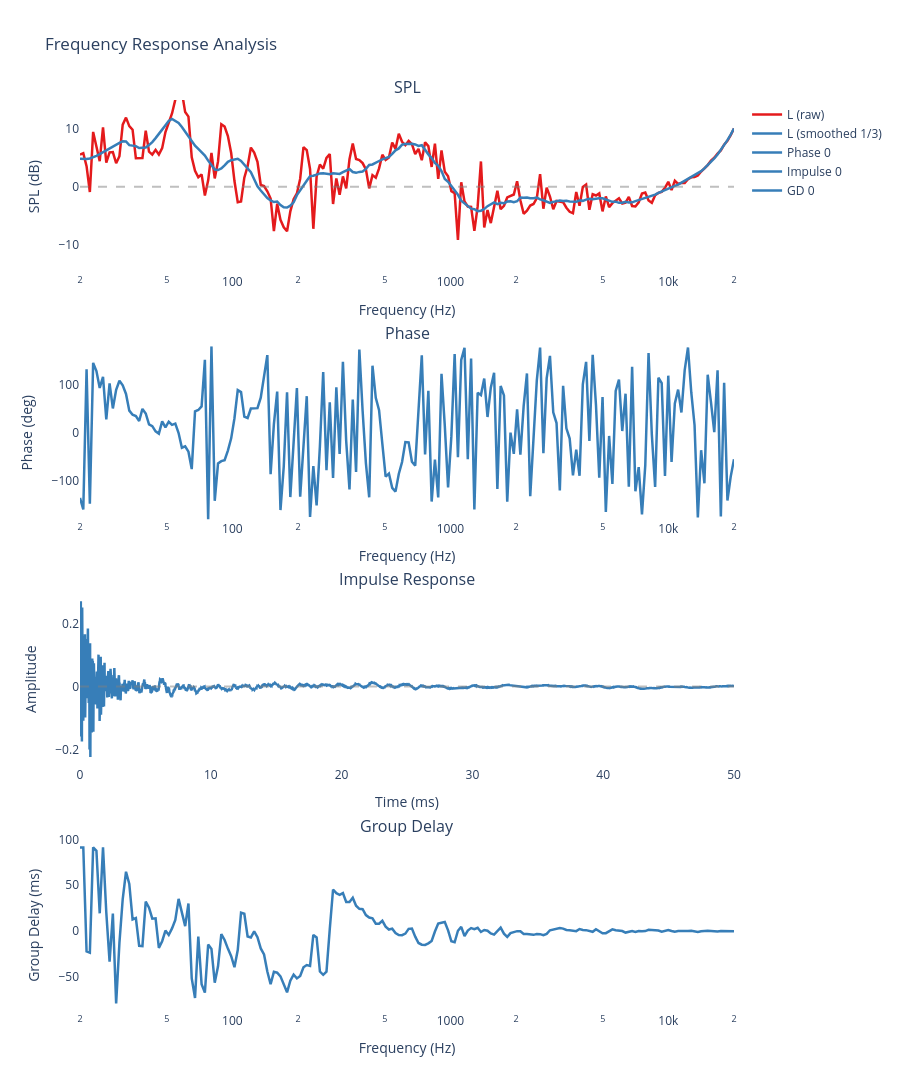
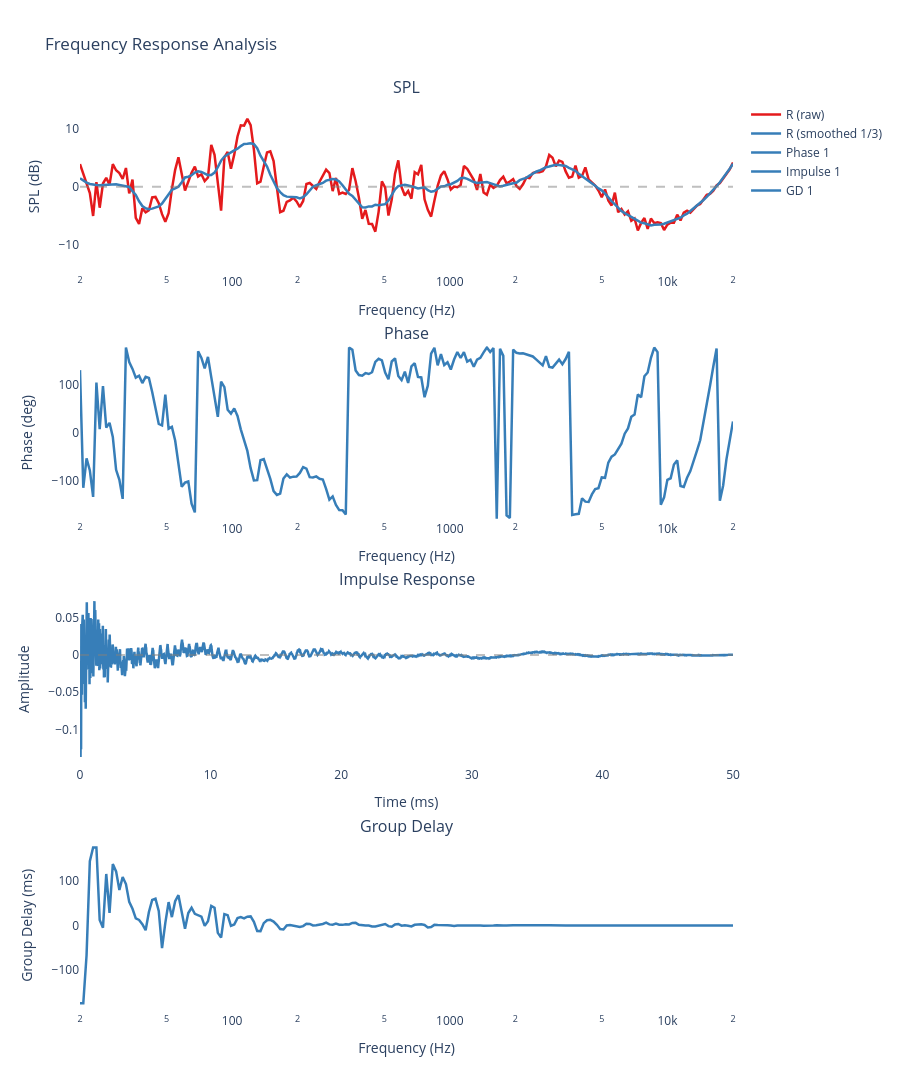
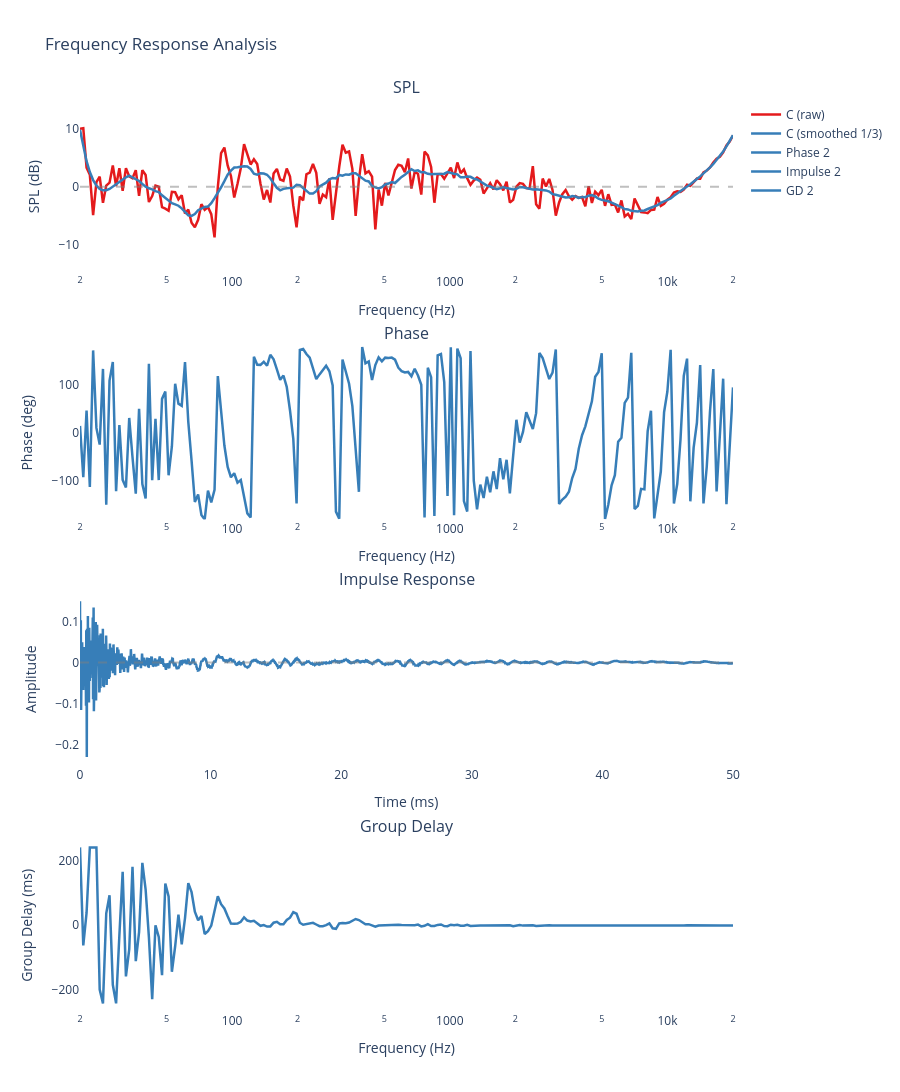
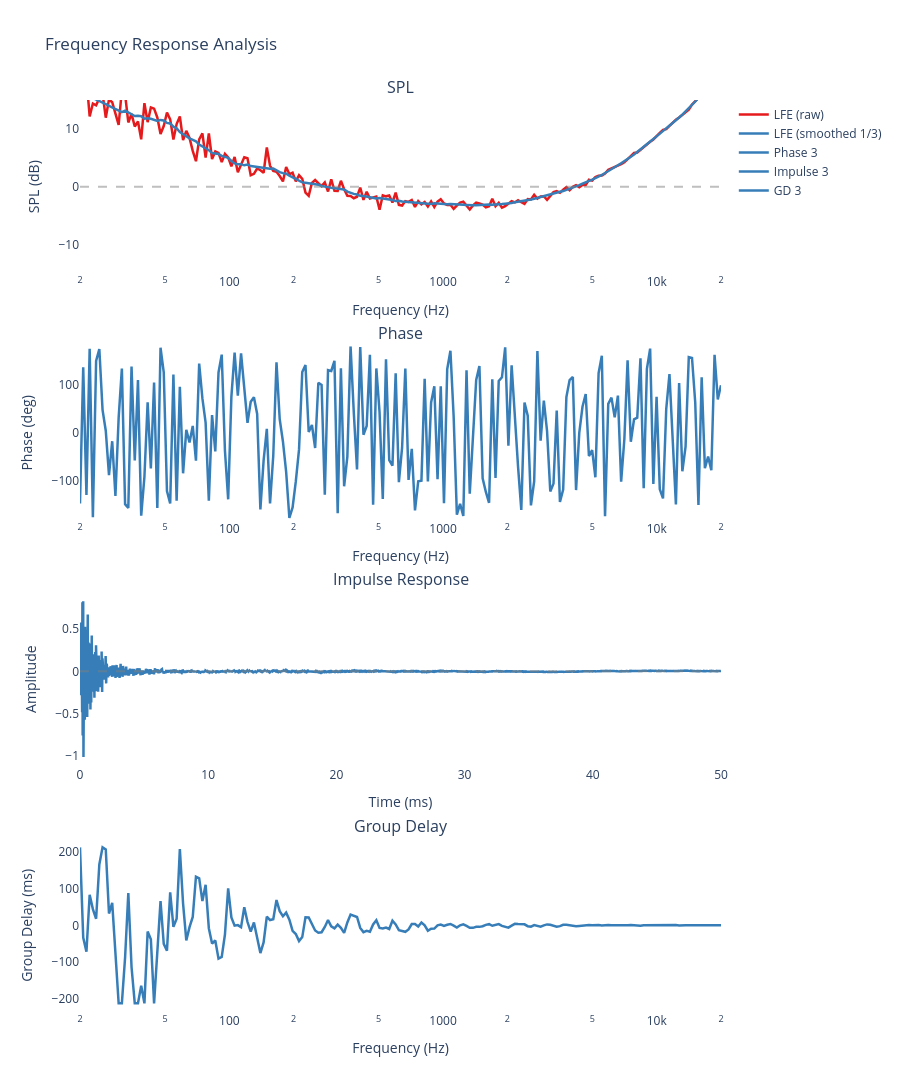

Here is the notebook cell these charts were saved with, in order:
### Code cell
icolor = 0
fig = {}
csv_files = "{}/src/autoeq/*.csv".format(os.getenv("HOME"))
for i, csv_file in enumerate(sorted(glob.glob(csv_files))):
    print('scanning {}'.format(csv_file))
    try:
        channel = os.path.basename(csv_file)[10:11]
        if channel not in fig:
            icolor = 0
            fig[channel] = make_subplots(
                rows=4, 
                cols=1, 
                subplot_titles=('SPL', 'Phase', 'Impulse Response', 'Group Delay'),
                specs=[
                    [{"secondary_y": False}], 
                    [{"secondary_y": False}],
                    [{"secondary_y": False}],
                    [{"secondary_y": False}]
                ],
                vertical_spacing=0.08
            )
        else:
            icolor += 1
        df = pd.read_csv(csv_file)
        if 'frequency_hz' not in df.columns or 'spl_db' not in df.columns:
            continue
        # Extract and clean data
        freq = df['frequency_hz'].values
        spl = df['spl_db'].values
        phase = df['phase_deg'].values
        valid = np.isfinite(freq) & np.isfinite(spl) & np.isfinite(phase)
        freq, spl, phase = freq[valid], spl[valid], phase[valid]
        
        # shift spl
        spl_avg = np.average([s for f, s in zip(freq, spl) if 100<f<10000])
        spl -= spl_avg
        
        # Apply smoothing
        octave = 3
        smoothed_freq, smoothed_spl = smooth_savgol_octave(freq, spl, 1.0/octave)
        
        # Compute impulse response
        time_ms, impulse = compute_impulse_response(freq, spl, phase)
        
        # Compute group delay
        gd_freq, group_delay = compute_group_delay(freq, phase)
        
        # Create nice name (5.1.4)
        name = Path(csv_file).stem.replace('_', ' ').title()
        name = {
            '0': 'L',
            '1': 'R',
            '2': 'C',
            '3': 'LFE',
            '4': 'SL',
            '5': 'SR',
            '6': 'TFL',
            '7': 'TFR',
            '8': 'TSL',
            '9': 'TSR'
        }.get(channel, name)
        
        # Add SPL plot
        fig[channel].add_trace(go.Scatter(
            x=freq, 
            y=spl, 
            name='{} (raw)'.format(name), 
            line=dict(color=colors[icolor % len(colors)], width=2.5),
        ), row=1, col=1)
        icolor += 1
        fig[channel].add_trace(go.Scatter(
            x=smoothed_freq, 
            y=smoothed_spl, 
            name='{} (smoothed 1/{})'.format(name, octave), 
            line=dict(color=colors[icolor % len(colors)], width=2.5),
        ), row=1, col=1)
        
        # Add Phase plot
        fig[channel].add_trace(go.Scatter(
            x=freq, 
            y=phase, 
            name='Phase {}'.format(channel),
            line=dict(color=colors[icolor % len(colors)], width=2.5),
        ), row=2, col=1)
        
        # Add Impulse Response plot (show first 50ms)
        time_window = time_ms <= 50
        fig[channel].add_trace(go.Scatter(
            x=time_ms[time_window], 
            y=impulse[time_window], 
            name='Impulse {}'.format(channel),
            line=dict(color=colors[icolor % len(colors)], width=2.5),
        ), row=3, col=1)
        
        # Add Group Delay plot
        # Filter out extreme values for better visualization
        gd_median = np.median(group_delay)
        gd_std = np.std(group_delay)
        gd_filtered = np.clip(group_delay, gd_median - 3*gd_std, gd_median + 3*gd_std)
        
        fig[channel].add_trace(go.Scatter(
            x=gd_freq, 
            y=gd_filtered, 
            name='GD {}'.format(channel),
            line=dict(color=colors[icolor % len(colors)], width=2.5),
        ), row=4, col=1)

    except Exception as e:
        print(f"✗ {csv_file}: {e}")

for f in fig.values():       
    # Add reference lines
    f.add_hline(y=0, line_dash="dash", line_color="gray", opacity=0.5, row=1, col=1)
    f.add_hline(y=0, line_dash="dash", line_color="gray", opacity=0.5, row=3, col=1)
    
    # Update layout
    f.update_xaxes(title_text="Frequency (Hz)", type="log", range=[1+math.log10(2), 4+math.log10(2)], row=1, col=1)
    f.update_xaxes(title_text="Frequency (Hz)", type="log", range=[1+math.log10(2), 4+math.log10(2)], row=2, col=1)
    f.update_xaxes(title_text="Time (ms)", row=3, col=1)
    f.update_xaxes(title_text="Frequency (Hz)", type="log", range=[1+math.log10(2), 4+math.log10(2)], row=4, col=1)
    
    f.update_yaxes(title_text="SPL (dB)", range=[-15, 15], row=1, col=1)
    f.update_yaxes(title_text="Phase (deg)", range=[-180, 180], row=2, col=1)
    f.update_yaxes(title_text="Amplitude", row=3, col=1)
    f.update_yaxes(title_text="Group Delay (ms)", row=4, col=1)
    
    f.update_layout(
        title='Frequency Response Analysis',
        height=1400,
        showlegend=True,
        plot_bgcolor='white'
    )
    f.show()

### Figure 1 — Plotly figure (JSON) as saved in the notebook; plotly's stock layout.template omitted (floating-point values rounded to 4 significant figures; data arrays with more than 128 entries replaced by an {"elided": "..."} marker saying what was removed)
{"data": [{"line": {"color": "rgb(228,26,28)", "width": 2.5}, "name": "L (raw)", "type": "scatter", "x": {"elided": "200 float values"}, "xaxis": "x", "y": {"elided": "200 float values"}, "yaxis": "y"}, {"line": {"color": "rgb(55,126,184)", "width": 2.5}, "name": "L (smoothed 1/3)", "type": "scatter", "x": {"elided": "200 float values"}, "xaxis": "x", "y": {"elided": "200 float values"}, "yaxis": "y"}, {"line": {"color": "rgb(55,126,184)", "width": 2.5}, "name": "Phase 0", "type": "scatter", "x": {"elided": "200 float values"}, "xaxis": "x2", "y": {"elided": "200 float values"}, "yaxis": "y2"}, {"line": {"color": "rgb(55,126,184)", "width": 2.5}, "name": "Impulse 0", "type": "scatter", "x": {"elided": "2401 float values"}, "xaxis": "x3", "y": {"elided": "2401 float values"}, "yaxis": "y3"}, {"line": {"color": "rgb(55,126,184)", "width": 2.5}, "name": "GD 0", "type": "scatter", "x": {"elided": "200 float values"}, "xaxis": "x4", "y": {"elided": "200 float values"}, "yaxis": "y4"}], "layout": {"annotations": [{"font": {"size": 16}, "showarrow": false, "text": "SPL", "x": 0.5, "xanchor": "center", "xref": "paper", "y": 1, "yanchor": "bottom", "yref": "paper"}, {"font": {"size": 16}, "showarrow": false, "text": "Phase", "x": 0.5, "xanchor": "center", "xref": "paper", "y": 0.73, "yanchor": "bottom", "yref": "paper"}, {"font": {"size": 16}, "showarrow": false, "text": "Impulse Response", "x": 0.5, "xanchor": "center", "xref": "paper", "y": 0.46, "yanchor": "bottom", "yref": "paper"}, {"font": {"size": 16}, "showarrow": false, "text": "Group Delay", "x": 0.5, "xanchor": "center", "xref": "paper", "y": 0.19, "yanchor": "bottom", "yref": "paper"}], "height": 1400, "plot_bgcolor": "white", "shapes": [{"line": {"color": "gray", "dash": "dash"}, "opacity": 0.5, "type": "line", "x0": 0, "x1": 1, "xref": "x domain", "y0": 0, "y1": 0, "yref": "y"}, {"line": {"color": "gray", "dash": "dash"}, "opacity": 0.5, "type": "line", "x0": 0, "x1": 1, "xref": "x3 domain", "y0": 0, "y1": 0, "yref": "y3"}], "showlegend": true, "title": {"text": "Frequency Response Analysis"}, "xaxis": {"anchor": "y", "domain": [0, 1], "range": [1.301, 4.301], "title": {"text": "Frequency (Hz)"}, "type": "log"}, "xaxis2": {"anchor": "y2", "domain": [0, 1], "range": [1.301, 4.301], "title": {"text": "Frequency (Hz)"}, "type": "log"}, "xaxis3": {"anchor": "y3", "domain": [0, 1], "title": {"text": "Time (ms)"}}, "xaxis4": {"anchor": "y4", "domain": [0, 1], "range": [1.301, 4.301], "title": {"text": "Frequency (Hz)"}, "type": "log"}, "yaxis": {"anchor": "x", "domain": [0.81, 1], "range": [-15, 15], "title": {"text": "SPL (dB)"}}, "yaxis2": {"anchor": "x2", "domain": [0.54, 0.73], "range": [-180, 180], "title": {"text": "Phase (deg)"}}, "yaxis3": {"anchor": "x3", "domain": [0.27, 0.46], "title": {"text": "Amplitude"}}, "yaxis4": {"anchor": "x4", "domain": [0, 0.19], "title": {"text": "Group Delay (ms)"}}}}

### Figure 2 — Plotly figure (JSON) as saved in the notebook; plotly's stock layout.template omitted (floating-point values rounded to 4 significant figures; data arrays with more than 128 entries replaced by an {"elided": "..."} marker saying what was removed)
{"data": [{"line": {"color": "rgb(228,26,28)", "width": 2.5}, "name": "R (raw)", "type": "scatter", "x": {"elided": "200 float values"}, "xaxis": "x", "y": {"elided": "200 float values"}, "yaxis": "y"}, {"line": {"color": "rgb(55,126,184)", "width": 2.5}, "name": "R (smoothed 1/3)", "type": "scatter", "x": {"elided": "200 float values"}, "xaxis": "x", "y": {"elided": "200 float values"}, "yaxis": "y"}, {"line": {"color": "rgb(55,126,184)", "width": 2.5}, "name": "Phase 1", "type": "scatter", "x": {"elided": "200 float values"}, "xaxis": "x2", "y": {"elided": "200 float values"}, "yaxis": "y2"}, {"line": {"color": "rgb(55,126,184)", "width": 2.5}, "name": "Impulse 1", "type": "scatter", "x": {"elided": "2401 float values"}, "xaxis": "x3", "y": {"elided": "2401 float values"}, "yaxis": "y3"}, {"line": {"color": "rgb(55,126,184)", "width": 2.5}, "name": "GD 1", "type": "scatter", "x": {"elided": "200 float values"}, "xaxis": "x4", "y": {"elided": "200 float values"}, "yaxis": "y4"}], "layout": {"annotations": [{"font": {"size": 16}, "showarrow": false, "text": "SPL", "x": 0.5, "xanchor": "center", "xref": "paper", "y": 1, "yanchor": "bottom", "yref": "paper"}, {"font": {"size": 16}, "showarrow": false, "text": "Phase", "x": 0.5, "xanchor": "center", "xref": "paper", "y": 0.73, "yanchor": "bottom", "yref": "paper"}, {"font": {"size": 16}, "showarrow": false, "text": "Impulse Response", "x": 0.5, "xanchor": "center", "xref": "paper", "y": 0.46, "yanchor": "bottom", "yref": "paper"}, {"font": {"size": 16}, "showarrow": false, "text": "Group Delay", "x": 0.5, "xanchor": "center", "xref": "paper", "y": 0.19, "yanchor": "bottom", "yref": "paper"}], "height": 1400, "plot_bgcolor": "white", "shapes": [{"line": {"color": "gray", "dash": "dash"}, "opacity": 0.5, "type": "line", "x0": 0, "x1": 1, "xref": "x domain", "y0": 0, "y1": 0, "yref": "y"}, {"line": {"color": "gray", "dash": "dash"}, "opacity": 0.5, "type": "line", "x0": 0, "x1": 1, "xref": "x3 domain", "y0": 0, "y1": 0, "yref": "y3"}], "showlegend": true, "title": {"text": "Frequency Response Analysis"}, "xaxis": {"anchor": "y", "domain": [0, 1], "range": [1.301, 4.301], "title": {"text": "Frequency (Hz)"}, "type": "log"}, "xaxis2": {"anchor": "y2", "domain": [0, 1], "range": [1.301, 4.301], "title": {"text": "Frequency (Hz)"}, "type": "log"}, "xaxis3": {"anchor": "y3", "domain": [0, 1], "title": {"text": "Time (ms)"}}, "xaxis4": {"anchor": "y4", "domain": [0, 1], "range": [1.301, 4.301], "title": {"text": "Frequency (Hz)"}, "type": "log"}, "yaxis": {"anchor": "x", "domain": [0.81, 1], "range": [-15, 15], "title": {"text": "SPL (dB)"}}, "yaxis2": {"anchor": "x2", "domain": [0.54, 0.73], "range": [-180, 180], "title": {"text": "Phase (deg)"}}, "yaxis3": {"anchor": "x3", "domain": [0.27, 0.46], "title": {"text": "Amplitude"}}, "yaxis4": {"anchor": "x4", "domain": [0, 0.19], "title": {"text": "Group Delay (ms)"}}}}

### Figure 3 — Plotly figure (JSON) as saved in the notebook; plotly's stock layout.template omitted (floating-point values rounded to 4 significant figures; data arrays with more than 128 entries replaced by an {"elided": "..."} marker saying what was removed)
{"data": [{"line": {"color": "rgb(228,26,28)", "width": 2.5}, "name": "C (raw)", "type": "scatter", "x": {"elided": "200 float values"}, "xaxis": "x", "y": {"elided": "200 float values"}, "yaxis": "y"}, {"line": {"color": "rgb(55,126,184)", "width": 2.5}, "name": "C (smoothed 1/3)", "type": "scatter", "x": {"elided": "200 float values"}, "xaxis": "x", "y": {"elided": "200 float values"}, "yaxis": "y"}, {"line": {"color": "rgb(55,126,184)", "width": 2.5}, "name": "Phase 2", "type": "scatter", "x": {"elided": "200 float values"}, "xaxis": "x2", "y": {"elided": "200 float values"}, "yaxis": "y2"}, {"line": {"color": "rgb(55,126,184)", "width": 2.5}, "name": "Impulse 2", "type": "scatter", "x": {"elided": "2401 float values"}, "xaxis": "x3", "y": {"elided": "2401 float values"}, "yaxis": "y3"}, {"line": {"color": "rgb(55,126,184)", "width": 2.5}, "name": "GD 2", "type": "scatter", "x": {"elided": "200 float values"}, "xaxis": "x4", "y": {"elided": "200 float values"}, "yaxis": "y4"}], "layout": {"annotations": [{"font": {"size": 16}, "showarrow": false, "text": "SPL", "x": 0.5, "xanchor": "center", "xref": "paper", "y": 1, "yanchor": "bottom", "yref": "paper"}, {"font": {"size": 16}, "showarrow": false, "text": "Phase", "x": 0.5, "xanchor": "center", "xref": "paper", "y": 0.73, "yanchor": "bottom", "yref": "paper"}, {"font": {"size": 16}, "showarrow": false, "text": "Impulse Response", "x": 0.5, "xanchor": "center", "xref": "paper", "y": 0.46, "yanchor": "bottom", "yref": "paper"}, {"font": {"size": 16}, "showarrow": false, "text": "Group Delay", "x": 0.5, "xanchor": "center", "xref": "paper", "y": 0.19, "yanchor": "bottom", "yref": "paper"}], "height": 1400, "plot_bgcolor": "white", "shapes": [{"line": {"color": "gray", "dash": "dash"}, "opacity": 0.5, "type": "line", "x0": 0, "x1": 1, "xref": "x domain", "y0": 0, "y1": 0, "yref": "y"}, {"line": {"color": "gray", "dash": "dash"}, "opacity": 0.5, "type": "line", "x0": 0, "x1": 1, "xref": "x3 domain", "y0": 0, "y1": 0, "yref": "y3"}], "showlegend": true, "title": {"text": "Frequency Response Analysis"}, "xaxis": {"anchor": "y", "domain": [0, 1], "range": [1.301, 4.301], "title": {"text": "Frequency (Hz)"}, "type": "log"}, "xaxis2": {"anchor": "y2", "domain": [0, 1], "range": [1.301, 4.301], "title": {"text": "Frequency (Hz)"}, "type": "log"}, "xaxis3": {"anchor": "y3", "domain": [0, 1], "title": {"text": "Time (ms)"}}, "xaxis4": {"anchor": "y4", "domain": [0, 1], "range": [1.301, 4.301], "title": {"text": "Frequency (Hz)"}, "type": "log"}, "yaxis": {"anchor": "x", "domain": [0.81, 1], "range": [-15, 15], "title": {"text": "SPL (dB)"}}, "yaxis2": {"anchor": "x2", "domain": [0.54, 0.73], "range": [-180, 180], "title": {"text": "Phase (deg)"}}, "yaxis3": {"anchor": "x3", "domain": [0.27, 0.46], "title": {"text": "Amplitude"}}, "yaxis4": {"anchor": "x4", "domain": [0, 0.19], "title": {"text": "Group Delay (ms)"}}}}

### Figure 4 — Plotly figure (JSON) as saved in the notebook; plotly's stock layout.template omitted (floating-point values rounded to 4 significant figures; data arrays with more than 128 entries replaced by an {"elided": "..."} marker saying what was removed)
{"data": [{"line": {"color": "rgb(228,26,28)", "width": 2.5}, "name": "LFE (raw)", "type": "scatter", "x": {"elided": "200 float values"}, "xaxis": "x", "y": {"elided": "200 float values"}, "yaxis": "y"}, {"line": {"color": "rgb(55,126,184)", "width": 2.5}, "name": "LFE (smoothed 1/3)", "type": "scatter", "x": {"elided": "200 float values"}, "xaxis": "x", "y": {"elided": "200 float values"}, "yaxis": "y"}, {"line": {"color": "rgb(55,126,184)", "width": 2.5}, "name": "Phase 3", "type": "scatter", "x": {"elided": "200 float values"}, "xaxis": "x2", "y": {"elided": "200 float values"}, "yaxis": "y2"}, {"line": {"color": "rgb(55,126,184)", "width": 2.5}, "name": "Impulse 3", "type": "scatter", "x": {"elided": "2401 float values"}, "xaxis": "x3", "y": {"elided": "2401 float values"}, "yaxis": "y3"}, {"line": {"color": "rgb(55,126,184)", "width": 2.5}, "name": "GD 3", "type": "scatter", "x": {"elided": "200 float values"}, "xaxis": "x4", "y": {"elided": "200 float values"}, "yaxis": "y4"}], "layout": {"annotations": [{"font": {"size": 16}, "showarrow": false, "text": "SPL", "x": 0.5, "xanchor": "center", "xref": "paper", "y": 1, "yanchor": "bottom", "yref": "paper"}, {"font": {"size": 16}, "showarrow": false, "text": "Phase", "x": 0.5, "xanchor": "center", "xref": "paper", "y": 0.73, "yanchor": "bottom", "yref": "paper"}, {"font": {"size": 16}, "showarrow": false, "text": "Impulse Response", "x": 0.5, "xanchor": "center", "xref": "paper", "y": 0.46, "yanchor": "bottom", "yref": "paper"}, {"font": {"size": 16}, "showarrow": false, "text": "Group Delay", "x": 0.5, "xanchor": "center", "xref": "paper", "y": 0.19, "yanchor": "bottom", "yref": "paper"}], "height": 1400, "plot_bgcolor": "white", "shapes": [{"line": {"color": "gray", "dash": "dash"}, "opacity": 0.5, "type": "line", "x0": 0, "x1": 1, "xref": "x domain", "y0": 0, "y1": 0, "yref": "y"}, {"line": {"color": "gray", "dash": "dash"}, "opacity": 0.5, "type": "line", "x0": 0, "x1": 1, "xref": "x3 domain", "y0": 0, "y1": 0, "yref": "y3"}], "showlegend": true, "title": {"text": "Frequency Response Analysis"}, "xaxis": {"anchor": "y", "domain": [0, 1], "range": [1.301, 4.301], "title": {"text": "Frequency (Hz)"}, "type": "log"}, "xaxis2": {"anchor": "y2", "domain": [0, 1], "range": [1.301, 4.301], "title": {"text": "Frequency (Hz)"}, "type": "log"}, "xaxis3": {"anchor": "y3", "domain": [0, 1], "title": {"text": "Time (ms)"}}, "xaxis4": {"anchor": "y4", "domain": [0, 1], "range": [1.301, 4.301], "title": {"text": "Frequency (Hz)"}, "type": "log"}, "yaxis": {"anchor": "x", "domain": [0.81, 1], "range": [-15, 15], "title": {"text": "SPL (dB)"}}, "yaxis2": {"anchor": "x2", "domain": [0.54, 0.73], "range": [-180, 180], "title": {"text": "Phase (deg)"}}, "yaxis3": {"anchor": "x3", "domain": [0.27, 0.46], "title": {"text": "Amplitude"}}, "yaxis4": {"anchor": "x4", "domain": [0, 0.19], "title": {"text": "Group Delay (ms)"}}}}
